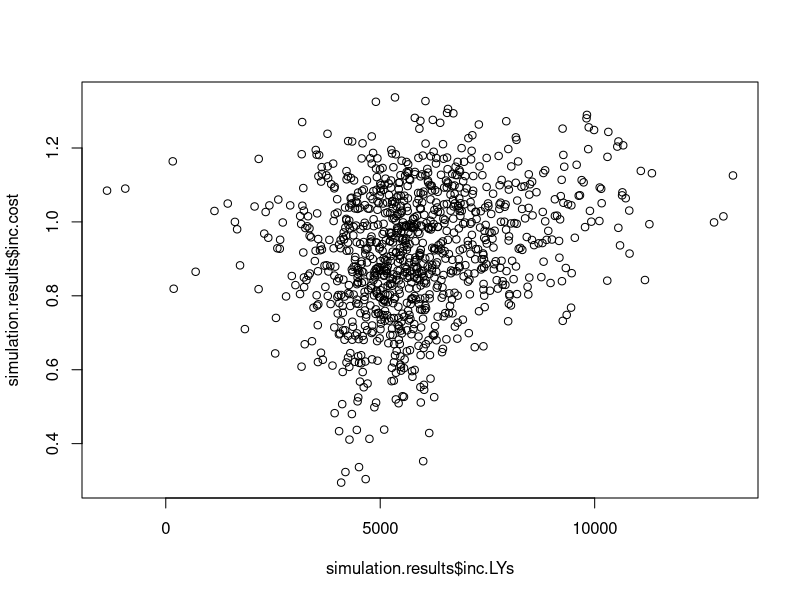

This chart was generated by the following R code:
#  DM4HEE 
#  Exercise 4.7 - Making the HIV/AIDS model probabilistic
#  Author: Andrew Briggs
#  Edited by: Nichola Naylor & Jack Williams
#  Date created: 22 February 2021
#  Date last edit: 1 April  2021


# In this example, the HIV model is wrapped up in a function - so that the function can run the whole model script
# The model code is the same as that in 4.7
# Once the model is in the function, the function can be called to easily produce the model results 
# We can then create a loop to perform a large number of model simulations, for the PSA 


### First we can assign variables that are constant throughout model runs
# outside of the function so that the function doesn't perform the same tasks 
# unnecessarily (reducing efficiency of the model function)
# we'll start doing this sort of thing more and more across the remaining exercises

####****PARAMETERS****#####
#  Start by defining parameters
dr.c <- 0.06 ## discount rate for costs 
dr.o <- 0 ## discount rate for outcomes

#  Set the total number of cycles for the model to run
cycles <- 20 ## i.e. we want to run the model for each year for 20 years

state.names<-c("A.AsympHIV","B.SympHIV","C.AIDS","D.Death") 
## the ordering is important here, you will see why as we go 
## but this is stating the first value in the vector is "A.AsympHIV"
state.names

# Seed the starting states of the model
seed <- c(1,0,0,0) ## i.e. everyone starts in State A


# Here we create the function to run the model 
# Note 1 - the printing / displaying of data as we go through the code has been taken out (to speed up simulations later)   
# Note 2 - this is a simplistic way to create the model - 
#             - It is easy because everything is within the function, but.... 
#             - when running the model lots of times, repeatedly assigning fixed values can mean the simulations are slow
#             - we will look at alternatives in later exercises


#### Model function ##### 

model.HIV <- function() {
  
  ## The treatment effect
  RR.deterministic <- 0.509 ## The deterministic treatment effect (RR)
  lnRR <- log(RR.deterministic) ## log mean treatment effect
  se.lnRR <-(log(0.710)-log(0.365))/(2*1.96) ## log standard error of the treatment effect (estimated from confidence intervals)
  RR <- exp(rnorm(1,lnRR,se.lnRR)) ## A random draw of RR based on the log mean and log standard error 
  
  ### COSTS ####################
  
  # mean values 
  mn.dmca <- 1701  ## Mean direct medical costs associated with state A
  mn.dmcb <- 1774  ## Mean direct medical costs associated with state B
  mn.dmcc <- 6948  ## Mean direct medical costs associated with stateC
  
  mn.ccca <- 1055 ## Mean Community care costs associated with state A
  mn.cccb <- 1278 ## Mean Community care costs associated with state B
  mn.cccc <- 2059 ## Mean Community care costs associated with state C
  
  # standard error values
  se.dmca <- mn.dmca ## Standard error for direct medical costs associated with state A
  se.dmcb <- mn.dmcb  ## Standard error for direct medical costs associated with state B
  se.dmcc <- mn.dmcc  ## Standard error for direct medical costs associated with stateC
  
  se.ccca <- mn.ccca ## Mean Community care costs associated with state A
  se.cccb <- mn.cccb ## Mean Community care costs associated with state B
  se.cccc <- mn.cccc ## Mean Community care costs associated with state C
  
  # alpha and beta values
  a.dmca<-(mn.dmca/se.dmca)^2 ## alpha value for direct medical costs associated with state A
  b.dmca<-(se.dmca^2)/mn.dmca ## beta value for direct medical costs associated with state A
  
  a.dmcb<-(mn.dmcb/se.dmcb)^2 ## alpha value for direct medical costs associated with state B
  b.dmcb<-(se.dmcb^2)/mn.dmcb ## beta value for direct medical costs associated with state B
  
  a.dmcc<-(mn.dmcc/se.dmcc)^2
  b.dmcc<-(se.dmcc^2)/mn.dmcc
  
  a.ccca<-(mn.ccca/se.ccca)^2 ## alpha value for community care costs associated with state A
  b.ccca<-(se.ccca^2)/mn.ccca ## alpha value for community care costs associated with state A
  
  a.cccb<-(mn.cccb/se.cccb)^2
  b.cccb<-(se.cccb^2)/mn.cccb
  
  a.cccc<-(mn.cccc/se.cccc)^2
  b.cccc<-(se.cccc^2)/mn.cccc
  
  # random draw for costs based on the above & a Gamma distribution
  c.dmca <- rgamma(1,shape=a.dmca,scale=b.dmca)  ## Probablistic value for direct medical costs associated with state A
  c.dmcb <- rgamma(1,shape=a.dmcb,scale=b.dmcb) ## Probablistic value for medical costs associated with state B
  c.dmcc <- rgamma(1,shape=a.dmcc,scale=b.dmcc)  ## Probablistic value for medical costs associated with stateC
  c.dmc <- c(c.dmca, c.dmcb, c.dmcc,0) ## A vector storing the direct costs associated with each state
  
  c.ccca <- rgamma(1,shape=a.ccca,scale=b.ccca) ## Probablistic value for Community care costs associated with state A
  c.cccb <- rgamma(1,shape=a.cccb,scale=b.cccb) ## Probablistic value for Community care costs associated with state B
  c.cccc <- rgamma(1,shape=a.cccc,scale=b.cccc) ## Probablistic value for Community care costs associated with state C
  c.ccc <- c(c.ccca, c.cccb, c.cccc, 0) ## A vector storing the community costs associated with each state
  
  #  Drug costs
  c.AZT <- 2278  ### Zidovudine drug cost
  c.LAM <- 2086.5 ## Lamivudine drug cost 
  c.azt <- c(c.AZT, c.AZT, c.AZT, 0) ## A vector of Lamivudine drug costs per state
  ## Notice how the final death state has £0 cost
  c.lam <- c(c.LAM, c.LAM, c.LAM, 0) ## A vector of Lamivudine drug costs per state
  
  ### TRANSITION PROBABILITIES ############
  
  ## defining alpha and beta for transitions
  alpha.A2A <- 1251 ## Counts of transitions from A to A (see Table 2.5)
  alpha.A2B <- 350 ## Counts of transitions from A  to B
  alpha.A2C <- 116 ## Counts of transitions from A to C
  alpha.A2D <- 17 ## Counts of transitions from A to D
  alpha.B2B <- 731 ## Counts of transitions from B to B
  alpha.B2C <- 512
  alpha.B2D <- 15
  alpha.C2C <- 1312
  alpha.C2D <- 437
  
  A.sum <- 1734 ## total counts of transitions out of A
  B.sum <- 1258 ## total counts of transitions out of B
  C.sum <- 1749 ## total counts of transitions out of C  
  
  
  
  
  ## Dirichlet distribution transitions
  
  # transitions out of A
  gd.A2A<-rgamma(1,shape=alpha.A2A,scale=1) ### Random draws from a Gamma distribution for A2A : setting the shape parameter to alpha and the scale paremeter to 1
  gd.A2B<-rgamma(1,shape=alpha.A2B,scale=1)
  gd.A2C<-rgamma(1,shape=alpha.A2C,scale=1)
  gd.A2D<-rgamma(1,shape=alpha.A2D,scale=1)
  gd.A <- gd.A2A + gd.A2B + gd.A2C + gd.A2D ## Sum of draws for transitions from A
  
  tp.A2A<-gd.A2A/gd.A ## transition probability for A to A 
  tp.A2B<-gd.A2B/gd.A ## transition probability for A to B
  tp.A2C<-gd.A2C/gd.A
  tp.A2D<-gd.A2D/gd.A
  
  # transitions out of B
  gd.B2B<-rgamma(1,shape=alpha.B2B,scale=1) ### Random draws from a Gamma distribution for B2B transitions : setting the shape parameter to alpha and the scale paremeter to 1
  gd.B2C<-rgamma(1,shape=alpha.B2C,scale=1)
  gd.B2D<-rgamma(1,shape=alpha.B2D,scale=1)
  gd.B <- gd.B2B + gd.B2C + gd.B2D ## Sum of draws for transitions from B
  
  tp.B2B<-gd.B2B/gd.B ## transition probability for B to B
  tp.B2C<-gd.B2C/gd.B  ## transition probability for B to C
  tp.B2D<-gd.B2D/gd.B
  
  ## Beta distribution transitions (AIDS to Death)
  tp.C2D <-rbeta(1,shape1=alpha.C2D,shape2=(C.sum-alpha.C2D)) ## using the Beta distribution to estimate the transition probability between C and D
  tp.C2C <- 1-tp.C2D  ## those staying in state C 
  
  ####**** MARKOV MODEL ****######
  
  #  Now create a transition matrix for the AZT arm
  #  This shows the probability of transitioning from one state to another 
  n.states <- length(state.names)
  A.AsympHIV.AZT <- c(tp.A2A, tp.A2B, tp.A2C, tp.A2D) ## all of the transitions out of A in one vector, with each value corresponding to a transition to a different state (A, B, C, D)
  B.SympHIV.AZT <- c(0, tp.B2B, tp.B2C, tp.B2D) 
  C.AIDS.AZT <- c(0, 0, tp.C2C, tp.C2D)
  D.Death <- c(0,0,0,1) ## as nobody transitions out of dead the transition probability of staying in dead, once in dead, is equal to 1
  
  tm.AZT <- matrix(data=rbind(A.AsympHIV.AZT,B.SympHIV.AZT,C.AIDS.AZT,D.Death),nrow=n.states,ncol=n.states)
  rownames(tm.AZT) <- state.names ## renaming the matrix row names
  colnames(tm.AZT) <- state.names ## renaming the matrix column names
  tm.AZT 
  
  #  Create a trace for the AZT arm
  #  This captures the number of people in each state at any one time
  trace.AZT <- matrix(data=NA, nrow=cycles, ncol=n.states) ## the length of the matrix is equivalent to the number of cycles
  colnames(trace.AZT) <- state.names
  
  ## set the first row as the seed population (cycle0) multiplied by the transition matrix
  # i.e. running the first cycle of the model
  # Note this does not include any cost/effect of anything occuring before cycle 1
  trace.AZT[1,] <- seed %*% tm.AZT 
  
  head(trace.AZT)
  
  ## building the trace function requires you to loop through each row
  ## and multiply the number of people in A at time t-1 with transition probabilities related to A
  ## to get the number of people in different states at time t
  
  for (i in 2:cycles) {   ### we want to get the estimates for cycle2 (row 3) to cycle20 (row 21)
    trace.AZT[i,] <- trace.AZT[i-1,] %*% tm.AZT
  }
  
  rownames(trace.AZT) <- paste("cycle", 1:cycles, sep = "_") ## assigning the rownames to highlight each row is 1 cycle run of the markov model

  ##### LIFE YEARS #####
  LY <-c(1,1,1,0) ## the reward vector (i.e. benefit from being in each state)
  
  ly.AZT <- trace.AZT %*% LY 
  
  undisc.ly.AZT <- colSums(ly.AZT) ## calculating the total LYs from AZT arm
  
  discount.factor.o <- matrix(1/(1+dr.o) ^ c(1:cycles), nrow = 1, ncol = cycles) ## discount factor matrix for outcomes
  
  disc.ly.AZT <- discount.factor.o %*% ly.AZT ##multiply the discount factor matrix and the outcome matrix of the AZT arm
  
  
  #### COST CALCULATIONS #####
  ## undiscounted:
  cost.AZT <- trace.AZT %*% c.dmc + trace.AZT %*% c.ccc + trace.AZT %*% c.azt ## multply the matrix by each cost type and sum

  undisc.cost.AZT<-colSums(cost.AZT) ## calculating the total cost of the AZT arm

  discount.factor.c <- matrix(1/(1+dr.c) ^ c(1:cycles), nrow = 1, ncol = cycles) ## create a discount factor matrix

  disc.cost.AZT <- discount.factor.c %*% cost.AZT ## calculating the total discounted cost of the AZT arm

  
  #### COMBINATION THERAPY ARM ##### 
  # Create a transition matrix for the combination therapy arm
  A.AsympHIV.comb <- c(1-(tp.A2B+tp.A2C+tp.A2D)*RR,tp.A2B*RR,tp.A2C*RR,tp.A2D*RR)
  B.SympHIV.comb <- c(0,1-(tp.B2C+tp.B2D)*RR,tp.B2C*RR,tp.B2D*RR)
  C.AIDS.comb <- c(0,0,1-tp.C2D*RR,tp.C2D*RR)
  ## D.Death is the same as before so does not need redefining
  
  tm.comb <- matrix(data=rbind(A.AsympHIV.comb,B.SympHIV.comb,C.AIDS.comb,D.Death),nrow=n.states,ncol=n.states)
  rownames(tm.comb) <- state.names
  colnames(tm.comb) <- state.names

  #  Create a trace for the combination arm
  trace.comb <- matrix(data=NA,nrow=cycles,ncol=n.states)
  colnames(trace.comb) <- state.names
  
  ## utilising the new matrix for the first 2 years (when combination therapy is given):
  trace.comb[1,] <- seed%*%tm.comb
  trace.comb[2,] <- trace.comb[1,]%*%tm.comb
  
  ## then reverting back to the previous matrix:
  for (i in 3:cycles) {
    trace.comb[i,] <- trace.comb[i-1,]%*%tm.AZT
  }

  ly.comb <- trace.comb%*%LY

  undisc.ly.comb <- colSums(ly.comb)

  disc.ly.comb <- discount.factor.o%*%ly.comb 

  cost.comb<-trace.comb%*%c.dmc+trace.comb%*%c.ccc+trace.comb%*%c.azt
  ## we need to replace rows 1 and 2 to add in the cost of lamivudine for years 1 and 2
  cost.comb[1,1] <- cost.comb[1,1] + (trace.comb[1,1] + trace.comb[1,2] + trace.comb[1,3]) *c.LAM
  cost.comb[2,1] <- cost.comb[2,1] + (trace.comb[2,1] + trace.comb[2,2] + trace.comb[2,3]) *c.LAM

  undisc.cost.comb <- colSums(ly.AZT) 

  disc.cost.comb <- discount.factor.c %*% cost.comb 

  #######**** ANALYSIS *****#####

  ### output table (for simulations, only want incremental costs and outcomes)
  output <- c(inc.cost = disc.cost.comb - disc.cost.AZT,
              inc.lys = disc.ly.comb - disc.ly.AZT)
  
  return(output) ## this is what the function returns (i.e. the output of the function) 
  
}


# You can run the function to get the results of a simulation (each simulation will provide different results!)
model.HIV()


#### Probabilistic model runs #### 

# Now we know we can generate model results using a function, we can run and store a number of simulations

# First, we set the number of simulations to run  
sim.runs <- 1000

# We can create a data frame to store results
simulation.results <- data.frame(matrix(0, nrow = sim.runs, ncol = 2))
colnames(simulation.results) <- c("inc.LYs","inc.costs")

#### Running simulations & recording results #### 

# Now Loop through the appropriate number of simulations and store the function results into the results data.frame 
for(i in 1:sim.runs) simulation.results[i,] <- model.HIV() 

# We can check that the results are storing correctly 
head(simulation.results)

# And can return the mean results across all simulations 
colMeans(simulation.results)

#### Plots #####

# Cost-effectiveness plane (using base R to produce the plot)
plot(simulation.results$inc.LYs,simulation.results$inc.cost)


